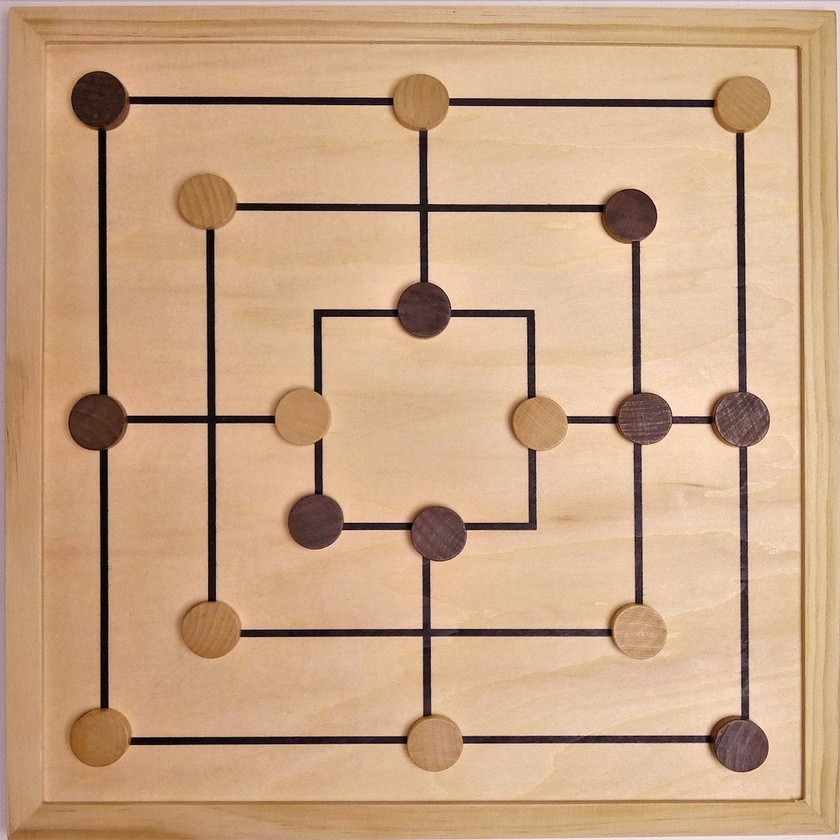
#> input picture the-smart-mill-game/mill_evaluation/images/input/mill_00001.jpg, 840 x 840 px, shrunk from 1024 x 1024 before the run; its folder holds only this picture in this run
$ jupyter execute --allow-errors tsmg_mill-split_1.0.ipynb   (shell and % lines are left out)
#> lines starting #> are read from the running program, lines starting #| are printed output that depends on the picture
[cell 1]
import os
import PIL
import math
import sys
import shutil
import glob
from math import floor
import matplotlib.pyplot as plt
import matplotlib.image as mpimg
from PIL import Image

[cell 2]
%cd /home/jovyan/work/images
print(os.listdir('.'))
print(os.getcwd())

inp_img_dir = './input'
out_dir = './output'
start_num = 1

## Helper functions

[cell 3]
def dir_create(path):
    if (os.path.exists(path)) and (os.listdir(path) != []):
        shutil.rmtree(path)
        os.makedirs(path)
    if not os.path.exists(path):
        os.makedirs(path)

[cell 4]
def crop(input_file, height, width):
    img = Image.open(input_file)
    img_width, img_height = img.size
    for i in range(img_height//height):
        for j in range(img_width//width):
            box = (j*width, i*height, (j+1)*width, (i+1)*height)
            yield img.crop(box)

[cell 5]
def split(inp_img_dir, out_dir,
          start_num):
    # image_dir = os.path.join(out_dir, 'images')
#> called with inp_img_dir = './input', out_dir = './output', start_num = 1
    image_dir = out_dir
    dir_create(out_dir)
    dir_create(image_dir)
    img_list = [f for f in
                os.listdir(inp_img_dir)
                if os.path.isfile(os.path.join(inp_img_dir, f))]
    file_num = 0
    for infile in img_list:
        infile_path = os.path.join(inp_img_dir, infile)
        image = PIL.Image.open(infile_path)
#> image is the input picture: PIL image 840x840 RGB; mean R, G, B 200.6, 164.6, 132.8
        height, width = image.size
#> height = 840; width = 840
        print(height, width)
#| 840 840
        height_split = floor(height / 7)
#> height_split = 120
        width_split = floor(width / 7)
#> width_split = 120
        print(height_split, width_split)
#| 120 120

        for k, piece in enumerate(crop(infile_path,
                                       height_split, width_split), start_num):
            img = Image.new('RGB', (height_split, width_split), 255)
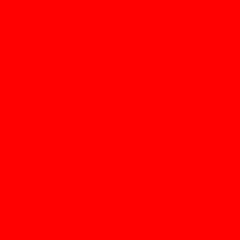
#> img: PIL image 120x120 RGB (shown 2 times larger); mean R, G, B 255, 0, 0
            img.paste(piece)
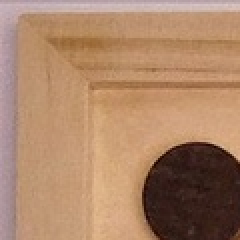
#> piece: PIL image 120x120 RGB (shown 2 times larger); mean R, G, B 171.4, 132.5, 104
            img_path = os.path.join(image_dir,
                                    infile.split('.')[0]+ '_'
                                    + str(k).zfill(5) + '.jpg')
            img.save(img_path)
        file_num += 1
        sys.stdout.write("\rFile %s was processed." % file_num)
        sys.stdout.flush()

$ run again, on the-smart-mill-game/mill_evaluation/images/input/mill_00005.jpg
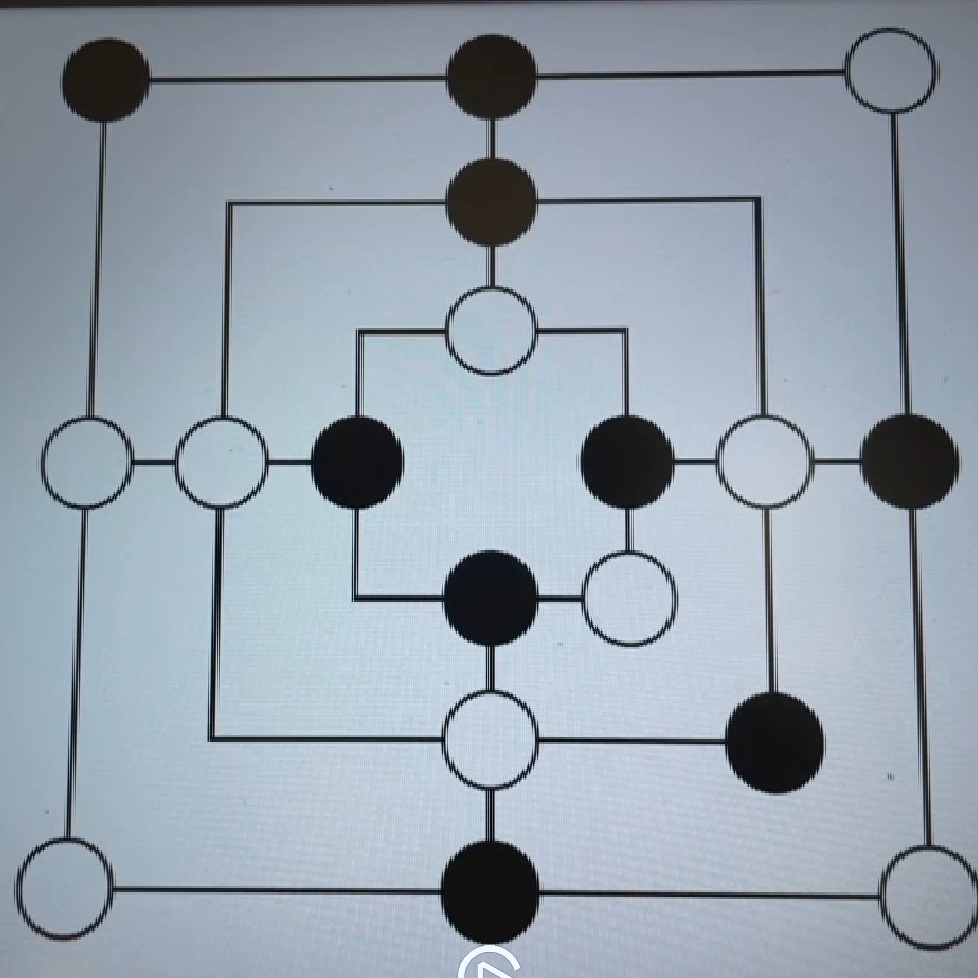
#> input picture the-smart-mill-game/mill_evaluation/images/input/mill_00005.jpg, 978 x 978 px
#> in split, image is the input picture: PIL image 978x978 RGB; mean R, G, B 149.7, 161.6, 173.3
#| 978 978
#| 139 139
#> in split, `img.paste(piece)`:
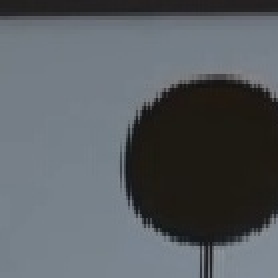
#> piece: PIL image 139x139 RGB (shown 2 times larger); mean R, G, B 88.2, 93.3, 97.7

$ run again, on the-smart-mill-game/mill_evaluation/images/input/mill_00006.jpg
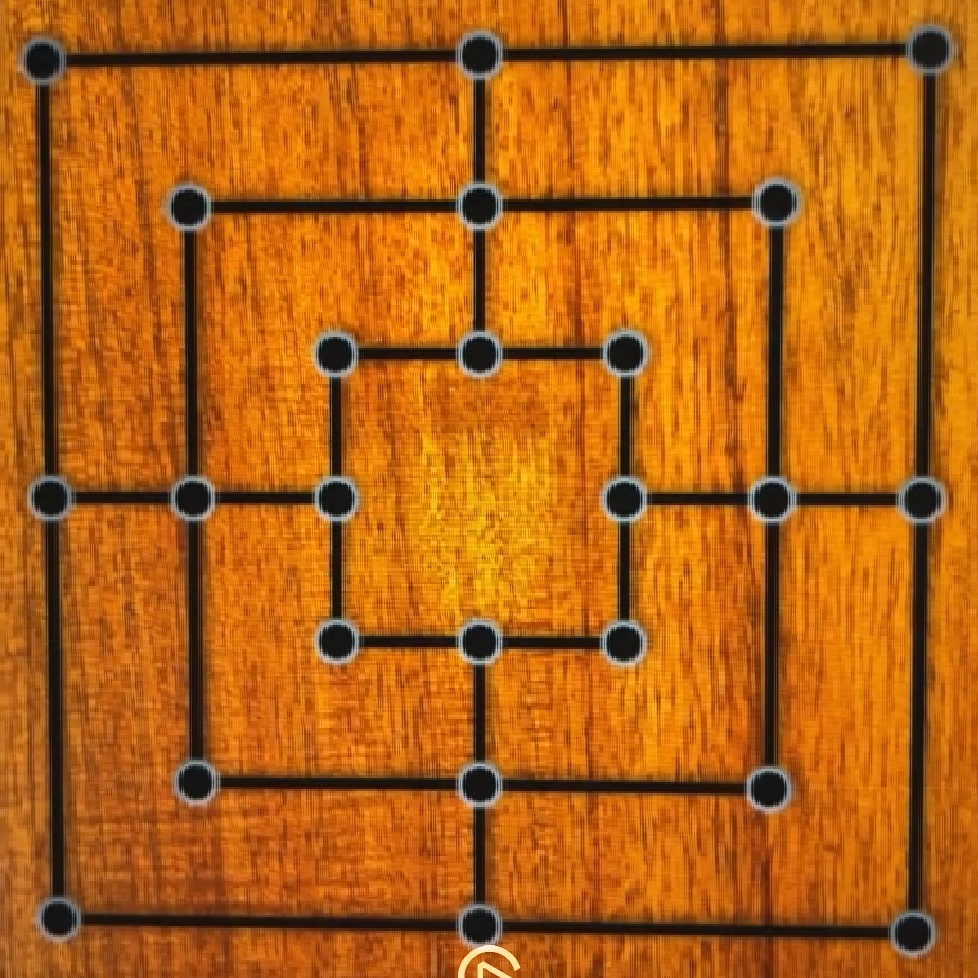
#> input picture the-smart-mill-game/mill_evaluation/images/input/mill_00006.jpg, 978 x 978 px
#> in split, image is the input picture: PIL image 978x978 RGB; mean R, G, B 180.3, 98.2, 19.1
#| 978 978
#| 139 139
#> in split, `img.paste(piece)`:
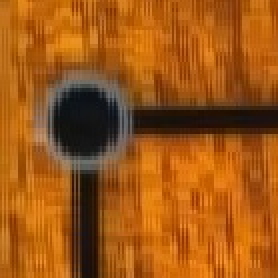
#> piece: PIL image 139x139 RGB (shown 2 times larger); mean R, G, B 159.4, 87.3, 21.2

$ run again, on the-smart-mill-game/mill_evaluation/images/input/mill_00007.jpg
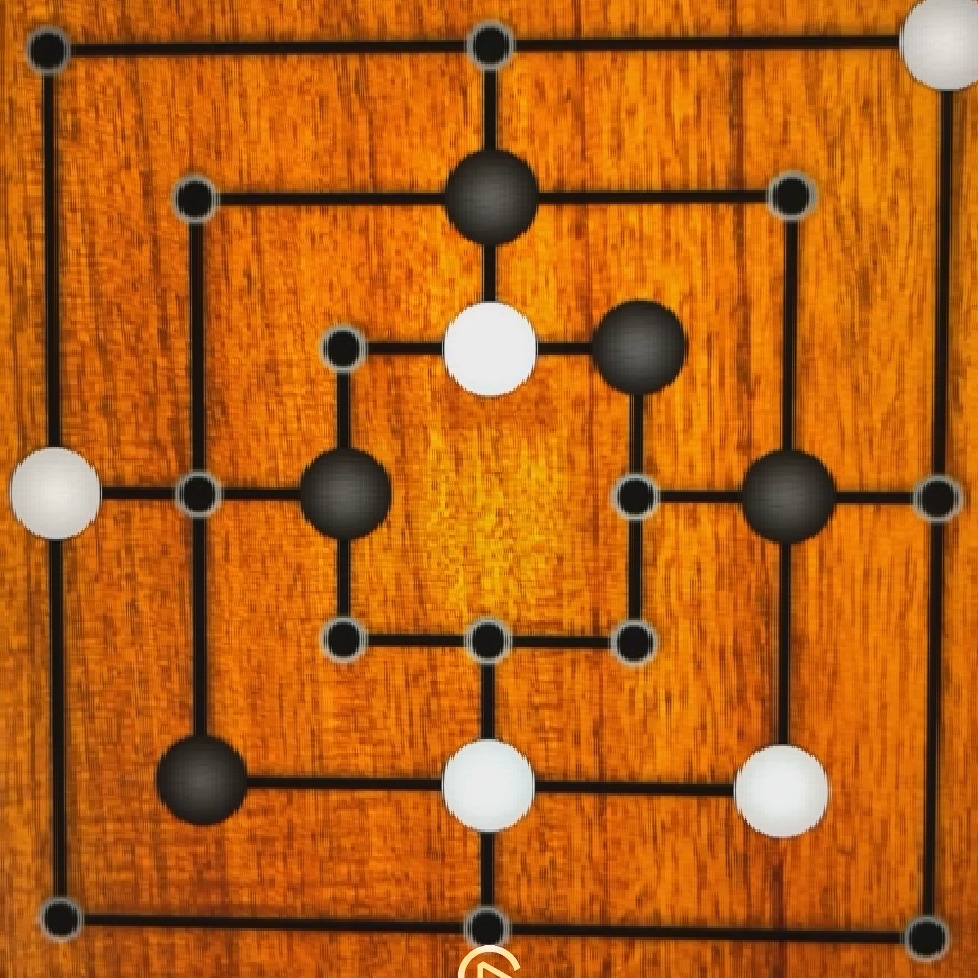
#> input picture the-smart-mill-game/mill_evaluation/images/input/mill_00007.jpg, 978 x 978 px
#> in split, image is the input picture: PIL image 978x978 RGB; mean R, G, B 180.3, 94.4, 21.5
#| 978 978
#| 139 139
#> in split, `img.paste(piece)`:
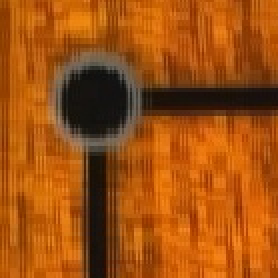
#> piece: PIL image 139x139 RGB (shown 2 times larger); mean R, G, B 160.7, 80.8, 15.9
